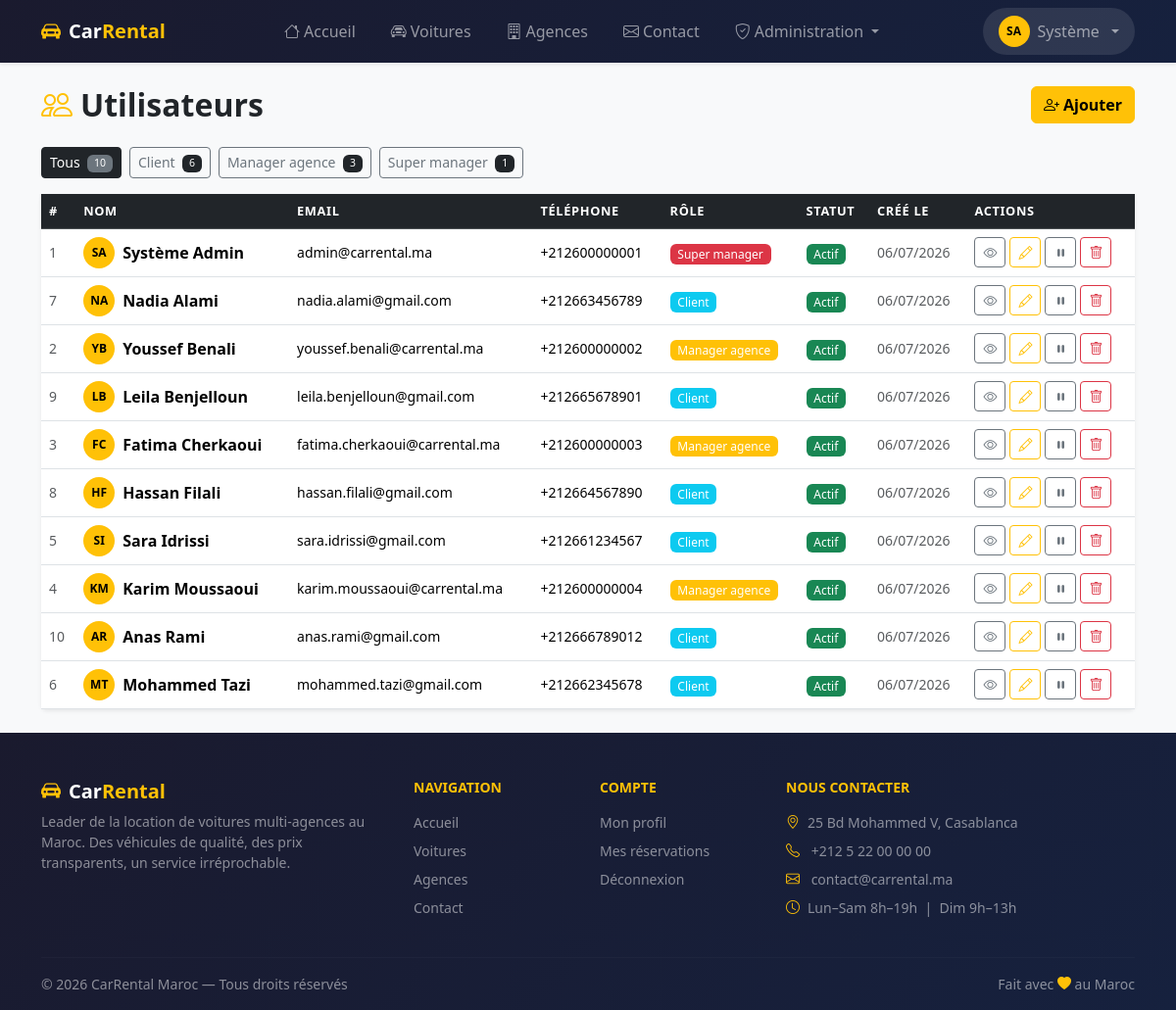
Page /admin/users (signed in) on the committed database.
### tables this page shows
CREATE TABLE users (
    id          INT UNSIGNED    NOT NULL AUTO_INCREMENT,
    nom         VARCHAR(100)    NOT NULL,
    prenom      VARCHAR(100)    NOT NULL,
    email       VARCHAR(191)    NOT NULL,
    password    VARCHAR(255)    NOT NULL,
    role        ENUM('client', 'agency_manager', 'super_manager')
                                NOT NULL DEFAULT 'client',
    telephone   VARCHAR(20)     NULL,
    avatar      VARCHAR(255)    NULL,
    actif       TINYINT(1)      NOT NULL DEFAULT 1,
    created_at  TIMESTAMP       NOT NULL DEFAULT CURRENT_TIMESTAMP,
    updated_at  TIMESTAMP       NOT NULL DEFAULT CURRENT_TIMESTAMP
                                ON UPDATE CURRENT_TIMESTAMP,
    PRIMARY KEY (id),
    UNIQUE KEY uq_users_email (email),
    INDEX idx_users_role (role),
    INDEX idx_users_actif (actif)
);

### app/Controllers/UserController.php (called while the page is built, shortened)
<?php
class UserController extends Controller
{
    private User   $userModel;
    public function __construct()
    {
        $this->userModel   = new User();
    }
    public function index(): void
    {
        $role  = $this->get('role', '');
        $users = $role
            ? $this->userModel->where('role', $role, 'nom')
            : $this->userModel->all('nom');
        $counts = $this->userModel->countByRole();
        $this->render('admin/users/index', [
            'users'  => $users,
            'counts' => $counts,
            'role'   => $role,
            'flash'  => $this->getFlash(),
        ]);
    }
}

### core/App.php (called while the page is built, shortened)
<?php
class App
{
    private Router $router;
    public function __construct()
    {
        $this->router = new Router();
    }
    private function registerRoutes(): void
    {
        $r = $this->router;
    }
    public function run(): void
    {
        $this->router->dispatch(
            $_SERVER['REQUEST_METHOD'],
            $_SERVER['REQUEST_URI']
        );
    }
}

### public/index.php (called while the page is built, shortened)
<?php
$config = require BASE_PATH . '/config/app.php';
(new \App\Core\App())->run();

### core/Database.php (called while the page is built, shortened)
<?php
class Database
{
    private static ?PDO $instance = null;
    public static function getInstance(): PDO
    {
        if (self::$instance === null) {
            $config = require BASE_PATH . '/config/database.php';
            $dsn = sprintf(
                'mysql:host=%s;port=%s;dbname=%s;charset=utf8mb4',
                $config['host'],
                $config['port'] ?? 3306,
                $config['database']
            );
            try {
                self::$instance = new PDO($dsn, $config['username'], $config['password'], [
                    PDO::ATTR_ERRMODE            => PDO::ERRMODE_EXCEPTION,
                    PDO::ATTR_DEFAULT_FETCH_MODE => PDO::FETCH_ASSOC,
                    PDO::ATTR_EMULATE_PREPARES   => false,
                ]);
            } catch (PDOException $e) {
                error_log('[DB] ' . $e->getMessage());
                http_response_code(500);
                die('Erreur de connexion à la base de données.');
            }
        }
        return self::$instance;
    }
}

### core/Model.php (called while the page is built, shortened)
<?php
abstract class Model
{
    protected PDO    $db;
    protected string $table    = '';
    public function __construct()
    {
        $this->db = Database::getInstance();
    }
    public function all(string $orderBy = 'id', string $direction = 'ASC'): array
    {
        $direction = strtoupper($direction) === 'DESC' ? 'DESC' : 'ASC';
        $stmt = $this->db->query(
            "SELECT * FROM `{$this->table}` ORDER BY `{$orderBy}` {$direction}"
        );
        return $stmt->fetchAll();
    }
    public function query(string $sql, array $params = []): array
    {
        $stmt = $this->db->prepare($sql);
        $stmt->execute($params);
        return $stmt->fetchAll();
    }
}

### app/Models/User.php (called while the page is built, shortened)
<?php
class User extends Model
{
    public function countByRole(): array
    {
        return $this->query(
            "SELECT role, COUNT(*) AS total
             FROM users
             GROUP BY role"
        );
    }
}

### app/Views/admin/users/index.php (the view, shortened to what this page needs)
<?php
$roleColors  = ['client'=>'info','agency_manager'=>'warning','super_manager'=>'danger'];
$roleLabels  = ['client'=>'Client','agency_manager'=>'Manager agence','super_manager'=>'Super manager'];
$countByRole = array_column($counts, 'total', 'role');
?>
<div class="d-flex justify-content-between align-items-center mb-4">
    <h2 class="fw-bold mb-0"><i class="bi bi-people text-warning me-2"></i>Utilisateurs</h2>
    <a href="/admin/users/create" class="btn btn-warning fw-bold">
        <i class="bi bi-person-plus me-1"></i>Ajouter
    </a>
</div>
<div class="d-flex gap-2 flex-wrap mb-3">
    <a href="/admin/users" class="btn btn-sm <?= !$role ? 'btn-dark' : 'btn-outline-secondary' ?>">
        Tous <span class="badge bg-secondary ms-1"><?= array_sum(array_column($counts, 'total')) ?></span>
    </a>
    <?php foreach ($roleLabels as $r => $label): ?>
        <a href="/admin/users?role=<?= $r ?>"
           class="btn btn-sm <?= $role === $r ? 'btn-'.$roleColors[$r] : 'btn-outline-secondary' ?>">
            <?= $label ?>
            <span class="badge bg-dark ms-1"><?= $countByRole[$r] ?? 0 ?></span>
        </a>
    <?php endforeach; ?>
</div>
<div class="card shadow-sm">
    <div class="table-responsive">
        <table class="table table-hover align-middle mb-0">
            <thead class="table-dark">
                <tr>
                    <th>#</th><th>Nom</th><th>Email</th><th>Téléphone</th>
                    <th>Rôle</th><th>Statut</th><th>Créé le</th><th>Actions</th>
                </tr>
            </thead>
            <tbody>
                <?php foreach ($users as $u): ?>
                <tr>
                    <td class="text-muted small"><?= $u['id'] ?></td>
                    <td>
                        <div class="d-flex align-items-center gap-2">
                            <div class="avatar-sm"><?= strtoupper(substr($u['prenom'],0,1).substr($u['nom'],0,1)) ?></div>
                            <strong><?= htmlspecialchars($u['prenom'].' '.$u['nom']) ?></strong>
                        </div>
                    </td>
                    <td class="small"><?= htmlspecialchars($u['email']) ?></td>
                    <td class="small"><?= htmlspecialchars($u['telephone'] ?? '—') ?></td>
                    <td><span class="badge bg-<?= $roleColors[$u['role']] ?? 'secondary' ?>"><?= $roleLabels[$u['role']] ?? $u['role'] ?></span></td>
                    <td><span class="badge bg-<?= $u['actif'] ? 'success' : 'secondary' ?>"><?= $u['actif'] ? 'Actif' : 'Inactif' ?></span></td>
                    <td class="small text-muted"><?= date('d/m/Y', strtotime($u['created_at'])) ?></td>
                    <td>
                        <div class="d-flex gap-1">
                            <a href="/admin/users/<?= $u['id'] ?>" class="btn btn-outline-secondary btn-sm"><i class="bi bi-eye"></i></a>
                            <a href="/admin/users/<?= $u['id'] ?>/edit" class="btn btn-outline-warning btn-sm"><i class="bi bi-pencil"></i></a>
                            <form method="POST" action="/admin/users/<?= $u['id'] ?>/toggle" class="d-inline">
                                <button class="btn btn-outline-<?= $u['actif'] ? 'secondary' : 'success' ?> btn-sm">
                                    <i class="bi bi-<?= $u['actif'] ? 'pause' : 'play' ?>-fill"></i>
                                </button>
                            </form>
                            <form method="POST" action="/admin/users/<?= $u['id'] ?>/delete" class="d-inline"
                                  onsubmit="return confirm('Supprimer cet utilisateur ?')">
                                <button class="btn btn-outline-danger btn-sm"><i class="bi bi-trash"></i></button>
                            </form>
                        </div>
                    </td>
                </tr>
                <?php endforeach; ?>
            </tbody>
        </table>
    </div>
</div>

### core/Router.php (shortened to what this page needs)
<?php
class Router
{
    private array $routes = [];
    private function add(string $method, string $path, string $controller, string $action): void
    {
        $this->routes[] = [
            'method'     => $method,
            'pattern'    => $this->pathToRegex($path),
            'controller' => $controller,
            'action'     => $action,
            'params'     => $this->extractParamNames($path),
        ];
    }
    public function dispatch(string $method, string $uri): void
    {
        $uri = '/' . trim(strtok($uri, '?'), '/');
        foreach ($this->routes as $route) {
            if ($route['method'] !== $method) continue;
            if (preg_match($route['pattern'], $uri, $matches)) {
                $params = $this->extractParams($route['params'], $matches);
                $this->call($route['controller'], $route['action'], $params);
                return;
            }
        }
    }
    private function call(string $fqcn, string $action, array $params): void
    {
        $controller = new $fqcn();
        call_user_func_array([$controller, $action], $params);
    }
    private function pathToRegex(string $path): string
    {
        $pattern = preg_replace('/\{[a-z_]+\}/', '([0-9]+)', $path);
        return '#^' . $pattern . '$#';
    }
    private function extractParamNames(string $path): array
    {
        preg_match_all('/\{([a-z_]+)\}/', $path, $matches);
        return $matches[1];
    }
    private function extractParams(array $names, array $matches): array
    {
        $params = [];
        return array_values($params);
    }
}

### app/Views/layouts/navbar.php (shortened to what this page needs)
<?php
$role     = $_SESSION['user_role'] ?? null;
$authUser = $_SESSION['user']      ?? null;
$uri      = parse_url($_SERVER['REQUEST_URI'], PHP_URL_PATH);
function navActive(string $path, bool $exact = false): string {
    global $uri;
    return $exact ? ($uri === $path ? 'active' : '') : (str_starts_with($uri, $path) ? 'active' : '');
}
?>
<nav class="navbar navbar-expand-lg navbar-dark shadow-sm sticky-top" style="background:linear-gradient(135deg,#1a1a2e 0%,#16213e 100%);">
    <div class="container">
        <a class="navbar-brand fw-bold d-flex align-items-center gap-2" href="/">
            <span class="brand-icon"><i class="bi bi-car-front-fill text-warning"></i></span>
            <span>Car<span class="text-warning">Rental</span></span>
        </a>
        <div class="collapse navbar-collapse" id="navMain">
            <ul class="navbar-nav mx-auto gap-1">
                <li class="nav-item">
                    <a class="nav-link px-3 rounded-pill <?= navActive('/', true) ?>" href="/">
                        <i class="bi bi-house me-1"></i>Accueil
                    </a>
                </li>
                <li class="nav-item">
                    <a class="nav-link px-3 rounded-pill <?= navActive('/cars') ?>" href="/cars">
                        <i class="bi bi-car-front me-1"></i>Voitures
                    </a>
                </li>
                <li class="nav-item">
                    <a class="nav-link px-3 rounded-pill <?= navActive('/agences') ?>" href="/agences">
                        <i class="bi bi-building me-1"></i>Agences
                    </a>
                </li>
                <li class="nav-item">
                    <a class="nav-link px-3 rounded-pill <?= navActive('/contact') ?>" href="/contact">
                        <i class="bi bi-envelope me-1"></i>Contact
                    </a>
                </li>
                <?php if ($role === 'super_manager'): ?>
                    <li class="nav-item dropdown">
                        <a class="nav-link dropdown-toggle px-3 rounded-pill <?= navActive('/admin/') ?>"
                           href="#" data-bs-toggle="dropdown">
                            <i class="bi bi-shield-check me-1"></i>Administration
                        </a>
                    </li>
                <?php endif; ?>
            </ul>
            <ul class="navbar-nav gap-2 align-items-lg-center">
                <?php if ($authUser): ?>
                    <li class="nav-item dropdown">
                        <a class="nav-link dropdown-toggle d-flex align-items-center gap-2 px-3 py-2 rounded-pill bg-white bg-opacity-10"
                           href="#" data-bs-toggle="dropdown">
                            <span class="avatar-sm">
                                <?= strtoupper(substr($authUser['prenom'],0,1).substr($authUser['nom'],0,1)) ?>
                            </span>
                            <span class="d-none d-lg-inline"><?= htmlspecialchars($authUser['prenom']) ?></span>
                        </a>
                    </li>
                <?php endif; ?>
            </ul>
        </div>
    </div>
</nav>

### public/assets/css/app.css (style rules this page uses)
:root { --cr-yellow: #FFC107; --cr-dark: #212529; }
body { background-color: #f8f9fa; }
a { color: var(--cr-yellow); }
.table thead th { font-size: .8rem; text-transform: uppercase; letter-spacing: .05em; }
.badge { font-weight: 500; }
.btn-warning { color: #000; }
.card { border: none; }
.avatar-sm { width: 34px; height: 34px; border-radius: 50%; background: #6c757d; color: #fff; display: inline-flex; align-items: center; justify-content: center; font-size: 12px; font-weight: 700; flex-shrink: 0; }
.navbar .nav-link { transition: background .2s, color .2s; }
.avatar-sm { width:32px; height:32px; border-radius:50%; background:#FFC107; color:#000; display:inline-flex; align-items:center; justify-content:center; font-size:12px; font-weight:700; flex-shrink:0; }

### rows in the picture
users: prenom+nom "SA", prenom "Système", id "1", substr($u['prenom'],0,1).substr($u['nom'],0,1) "SA", prenom+nom "Système Admin", email "admin@carrental.ma", telephone "+212600000001", role "Super manager", actif "Actif", created_at "06/07/2026"
users: id "7", substr($u['prenom'],0,1).substr($u['nom'],0,1) "NA", prenom+nom "Nadia Alami", email "nadia.alami@gmail.com", telephone "+212663456789", role "Client", actif "Actif", created_at "06/07/2026"
users: id "2", substr($u['prenom'],0,1).substr($u['nom'],0,1) "YB", prenom+nom "Youssef Benali", email "youssef.benali@carrental.ma", telephone "+212600000002", role "Manager agence", actif "Actif", created_at "06/07/2026"
users: id "9", substr($u['prenom'],0,1).substr($u['nom'],0,1) "LB", prenom+nom "Leila Benjelloun", email "leila.benjelloun@gmail.com", telephone "+212665678901", role "Client", actif "Actif", created_at "06/07/2026"
users: id "3", substr($u['prenom'],0,1).substr($u['nom'],0,1) "FC", prenom+nom "Fatima Cherkaoui", email "fatima.cherkaoui@carrental.ma", telephone "+212600000003", role "Manager agence", actif "Actif", created_at "06/07/2026"
users: id "8", substr($u['prenom'],0,1).substr($u['nom'],0,1) "HF", prenom+nom "Hassan Filali", email "hassan.filali@gmail.com", telephone "+212664567890", role "Client", actif "Actif", created_at "06/07/2026"
users: id "5", substr($u['prenom'],0,1).substr($u['nom'],0,1) "SI", prenom+nom "Sara Idrissi", email "sara.idrissi@gmail.com", telephone "+212661234567", role "Client", actif "Actif", created_at "06/07/2026"
users: id "4", substr($u['prenom'],0,1).substr($u['nom'],0,1) "KM", prenom+nom "Karim Moussaoui", email "karim.moussaoui@carrental.ma", telephone "+212600000004", role "Manager agence", actif "Actif", created_at "06/07/2026"
users: id "10", substr($u['prenom'],0,1).substr($u['nom'],0,1) "AR", prenom+nom "Anas Rami", email "anas.rami@gmail.com", telephone "+212666789012", role "Client", actif "Actif", created_at "06/07/2026"
users: id "6", substr($u['prenom'],0,1).substr($u['nom'],0,1) "MT", prenom+nom "Mohammed Tazi", email "mohammed.tazi@gmail.com", telephone "+212662345678", role "Client", actif "Actif", created_at "06/07/2026"

### other values in the picture
array_sum(array_column($counts, 'total')) "10"
$label "Client"
$countByRole[$r] "6"
$label "Manager agence"
$countByRole[$r] "3"
$label "Super manager"
$countByRole[$r] "1"
